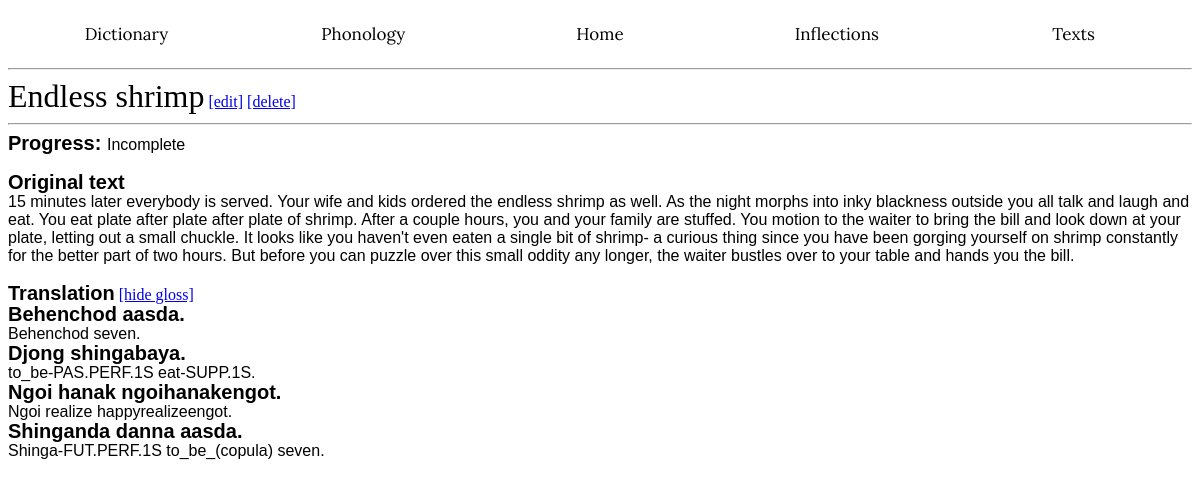
The page /texts/1/gloss on the database its author committed.
### app/models.py (models this page shows, shortened)
class Texts(db.Model):
    __tablename__ = 'Texts'
    id: so.Mapped[int] = so.mapped_column(primary_key=True)
    title: so.Mapped[str] = so.mapped_column(index=True)
    status: so.Mapped[str] = so.mapped_column(index=True)
    content: so.Mapped[str] = so.mapped_column()
    translation: so.Mapped[str] = so.mapped_column(nullable=True)

### app/routes.py (the view)
@app.route('/texts/<id>/gloss', methods=['GET', 'POST'])
def viewgloss(id):
    match = Texts.query.filter(Texts.id == id).first()
    status = ['Complete', 'Work in Progress', 'Incomplete']
    splits = re.split(r'(?<=[\.\!\?\,\-])\s*', match.translation)
    splits.pop()
    tsplits = []
    for sentence in splits:
        tsplits.append(cs.gloss(sentence))
    return render_template('viewgloss.html', match=match, status=status, splits=splits, tsplits=tsplits)

### app/templates/viewgloss.html (shortened to what this page needs)
<!DOCTYPE html>
<html lang="en">
<head>
</head>
<body>
{% extends "base.html" %}
{% block content %}
    <wordh1>{{ match.title }}</wordh1>
        <a href="{{ url_for('modifytext', id=match.id) }}">[edit]</a>
        <a href="{{ url_for('deletetext', id=match.id) }}">[delete]</a><hr>
    <wordh2>Progress: </wordh2><wordp>{{ match.status }}</wordp><br><br>
        <wordh2>Original text</wordh2><br><wordp>{{ match.content }}</wordp><br><br>
        <wordh2>Translation</wordh2> <a href="{{ url_for('readtext', id=match.id) }}">[hide gloss]</a><br>
        {% for portion in splits %}
            <wordh2>{{ portion }}</wordh2><br>
            <wordp>{{ tsplits[splits.index(portion)] }}</wordp><br>
        {% endfor %}
{% endblock %}

### app/static/style.css (style rules this page uses)
wordh1 { font-family: "Georgia", serif; color: black; font-size: 32px; }
wordh2 { font-family: "Arial", sans-serif; color: black; font-weight: bold; line-height: 20px; font-size: 20px; }
wordp { font-family: "Arial", sans-serif; color: black; font-size: 16px; }

### rows shown on the page
Texts: title "Endless shrimp", status "Incomplete", content "15 minutes later everybody is served. Your wife and kids ordered the endless shrimp as well. As the night morphs into inky blackness outside you all talk and laugh and eat. You eat plate after plate after plate of shrimp. After a couple hours, you and your family are stuffed. You motion to the waiter to bring the bill and look down at your plate, letting out a small chuckle. It looks like you haven't even eaten a single bit of shrimp- a curious thing since you have been gorging yourself on shrimp constantly for the better part of two hours. But before you can puzzle over this small oddity any longer, the waiter bustles over to your table and hands you the bill."

### other values the page prints
{{ portion }} "Behenchod aasda." "Djong shingabaya." "Ngoi hanak ngoihanakengot." "Shinganda danna aasda."
{{ tsplits[splits.index(portion)] }} "Behenchod seven." "to_be-PAS.PERF.1S eat-SUPP.1S." "Ngoi realize happyrealizeengot." "Shinga-FUT.PERF.1S to_be_(copula) seven."
